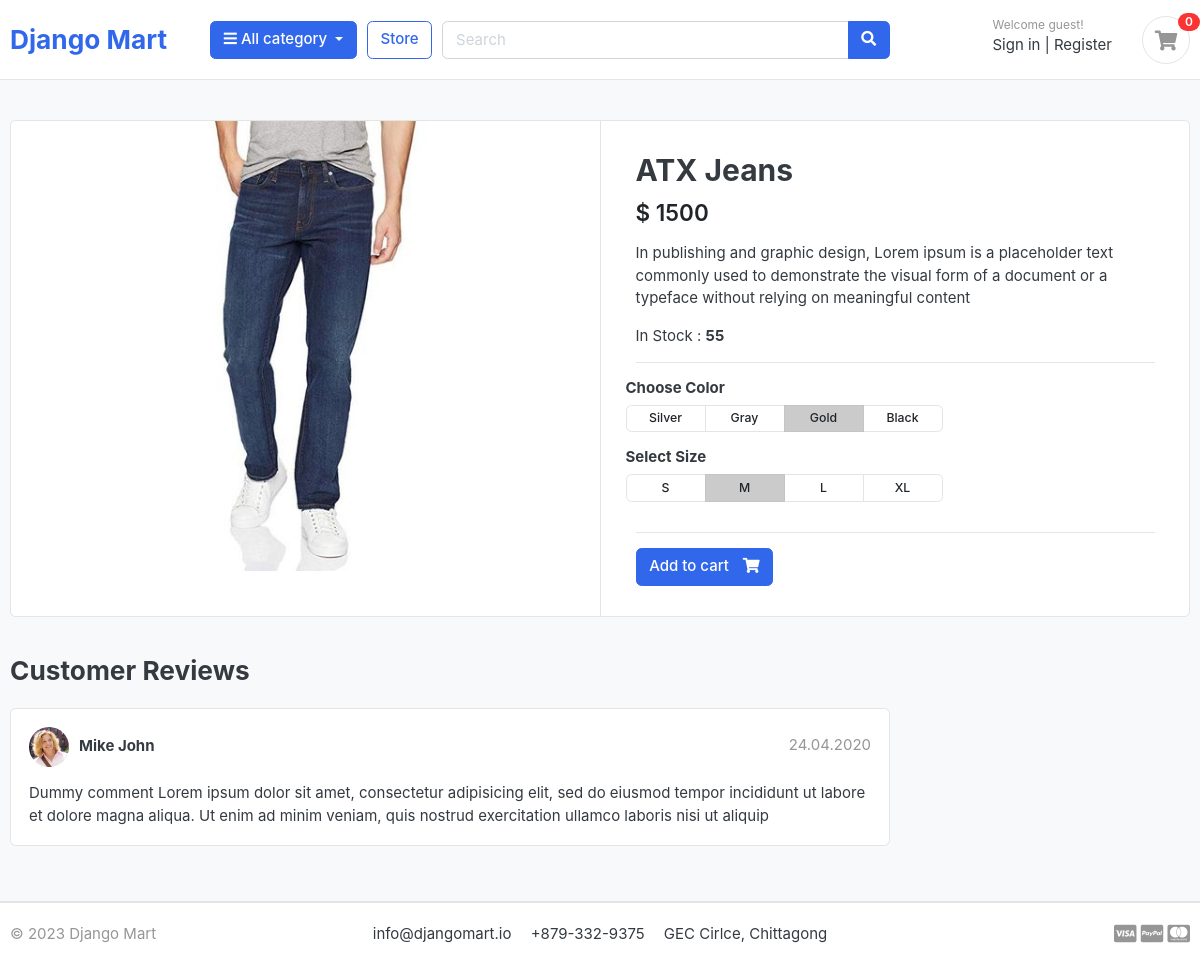
Screenshot of /store/category/pant/atx-jeans/ with the database file from the repository.
### store/models.py (models this page shows, shortened)
class Product(models.Model):
    product_name = models.CharField(max_length=100, unique=True)
    slug = models.SlugField(max_length=200, unique=True)
    description = models.TextField(max_length=500, blank=True)
    price = models.IntegerField()
    image = models.ImageField(upload_to='photos/products')
    stock = models.IntegerField()
    is_available = models.BooleanField(default=True)
    category = models.ForeignKey(Category, on_delete=models.CASCADE)
    created_date = models.DateTimeField(auto_now_add=True)
    modified_date = models.DateTimeField(auto_now=True)

### store/views.py (the view)
# urls.py: path('category/<slug:category_slug>/<slug:product_slug>/', views.product_details, name='product_details'),
def product_details(request, category_slug, product_slug):
    single_product = Product.objects.get(slug = product_slug, category__slug = category_slug)
    context = {
        'product': single_product
    }
    return render(request, 'store/product-detail.html', context)

### store/templates/store/product-detail.html (shortened to what this page needs)
{% extends "base.html" %}
{% block content %}
<section class="section-content padding-y bg">
	<div class="container">
		<div class="card">
			<div class="row no-gutters">
				<aside class="col-md-6">
					<article class="gallery-wrap">
						<div class="img-big-wrap">
							<a href="#"><img src="{{product.image.url}}"></a>
						</div>
					</article>
				</aside>
				<main class="col-md-6 border-left">
					<article class="content-body">
						<h2 class="title">{{product.product_name}}</h2>
						<div class="mb-3">
							<var class="price h4">$ {{product.price}}</var>
						</div>
						<p>{{product.description}}</p>
						<p>In Stock : <strong>{{product.stock}}</strong></p>
						<hr>
						<div class="row">
							<div class="item-option-select">
								<h6>Choose Color</h6>
								<div class="btn-group btn-group-sm btn-group-toggle" data-toggle="buttons">
									<label class="btn btn-light">
										<input type="radio" name="radio_color"> Silver
									</label>
									<label class="btn btn-light">
										<input type="radio" name="radio_color"> Gray
									</label>
									<label class="btn btn-light active">
										<input type="radio" name="radio_color checked"> Gold
									</label>
									<label class="btn btn-light">
										<input type="radio" name="radio_color"> Black
									</label>
								</div>
							</div>
						</div>
						<div class="row">
							<div class="item-option-select">
								<h6>Select Size</h6>
								<div class="btn-group btn-group-sm btn-group-toggle" data-toggle="buttons">
									<label class="btn btn-light">
										<input type="radio" name="radio_color"> S
									</label>
									<label class="btn btn-light active">
										<input type="radio" name="radio_color" checked> M
									</label>
									<label class="btn btn-light">
										<input type="radio" name="radio_color"> L
									</label>
									<label class="btn btn-light">
										<input type="radio" name="radio_color"> XL
									</label>
								</div>
							</div>
						</div>
						<hr>
						<form method="post">
							<a href="{% url 'add_to_cart' product.id %}" class="btn  btn-primary" type="submit"> <span
									class="text">Add to
									cart</span>
								<i class="fas fa-shopping-cart"></i> </a>
						</form>
					</article>
				</main>
			</div>
		</div>
		<br>
		<div class="row">
			<div class="col-md-9">
				<header class="section-heading">
					<h3>Customer Reviews </h3>
				</header>
				<article class="box mb-3">
					<div class="icontext w-100">
						<img src="./images/avatars/avatar1.jpg" class="img-xs icon rounded-circle">
						<div class="text">
							<span class="date text-muted float-md-right">24.04.2020 </span>
							<h6 class="mb-1">Mike John </h6>
						</div>
					</div>
					<div class="mt-3">
						<p>
							Dummy comment Lorem ipsum dolor sit amet, consectetur adipisicing elit, sed do eiusmod
							tempor incididunt ut labore et dolore magna aliqua. Ut enim ad minim veniam,
							quis nostrud exercitation ullamco laboris nisi ut aliquip
						</p>
					</div>
				</article>
			</div>
		</div>
	</div>
</section>
{% endblock content %}

### static/css/ui.css (style rules this page uses)
html { font-family: "Inter", sans-serif; font-size: 15px; }
.content-body { flex: 1 1 auto; padding: 2rem 2.3rem; }
.img-xs, .img-sm, .img-md, .img-lg { -o-object-fit: cover; object-fit: cover; flex-shrink: 0; flex-grow: 0; }
.img-xs { width: 40px; height: 40px; }
.padding-y { padding-top: 40px; padding-bottom: 40px; }
var { font-style: normal; }
article:after, .form-group:after { display: block; clear: both; content: ""; }
.bg { background-color: #f8f9fa; }
.section-heading { margin-bottom: 20px; margin-top: 15px; }
p:last-child { margin-bottom: 0; }
.btn-light { background-color: #fff; border-color: #e4e4e4; }
.btn .text + i { margin-left: 10px; }
.icontext { display: inline-flex; align-items: center; vertical-align: middle; }
.icontext .text { width: 100%; line-height: 1.2; }
.icontext .icon { position: relative; margin-right: 10px; flex-shrink: 0; flex-grow: 0; }
.price { font-weight: 600; color: #212529; }
.box { padding: 18px; background: #fff; border-radius: 0.37rem; border: 1px solid #e4e4e4; }
.box img { max-width: 100%; }
.gallery-wrap .img-big-wrap { margin-bottom: 10px; border-radius: 0.37rem; overflow: hidden; background-color: #fff; }
.gallery-wrap .img-big-wrap a { text-align: center; display: block; }
.gallery-wrap .img-big-wrap img { height: 450px; width: auto; display: inline-block; }
.item-option-select { margin-bottom: 1rem; display: inline-block; margin-right: 15px; }
.item-option-select .btn { min-width: 80px; }

### rows the page displays
Product: image (picture), product_name "ATX Jeans", price "1500", description "In publishing and graphic design, Lorem ipsum is a placeholder text commonly used to demonstrate the visual form of a document or a typeface without relying on meaningful content", stock "55"
